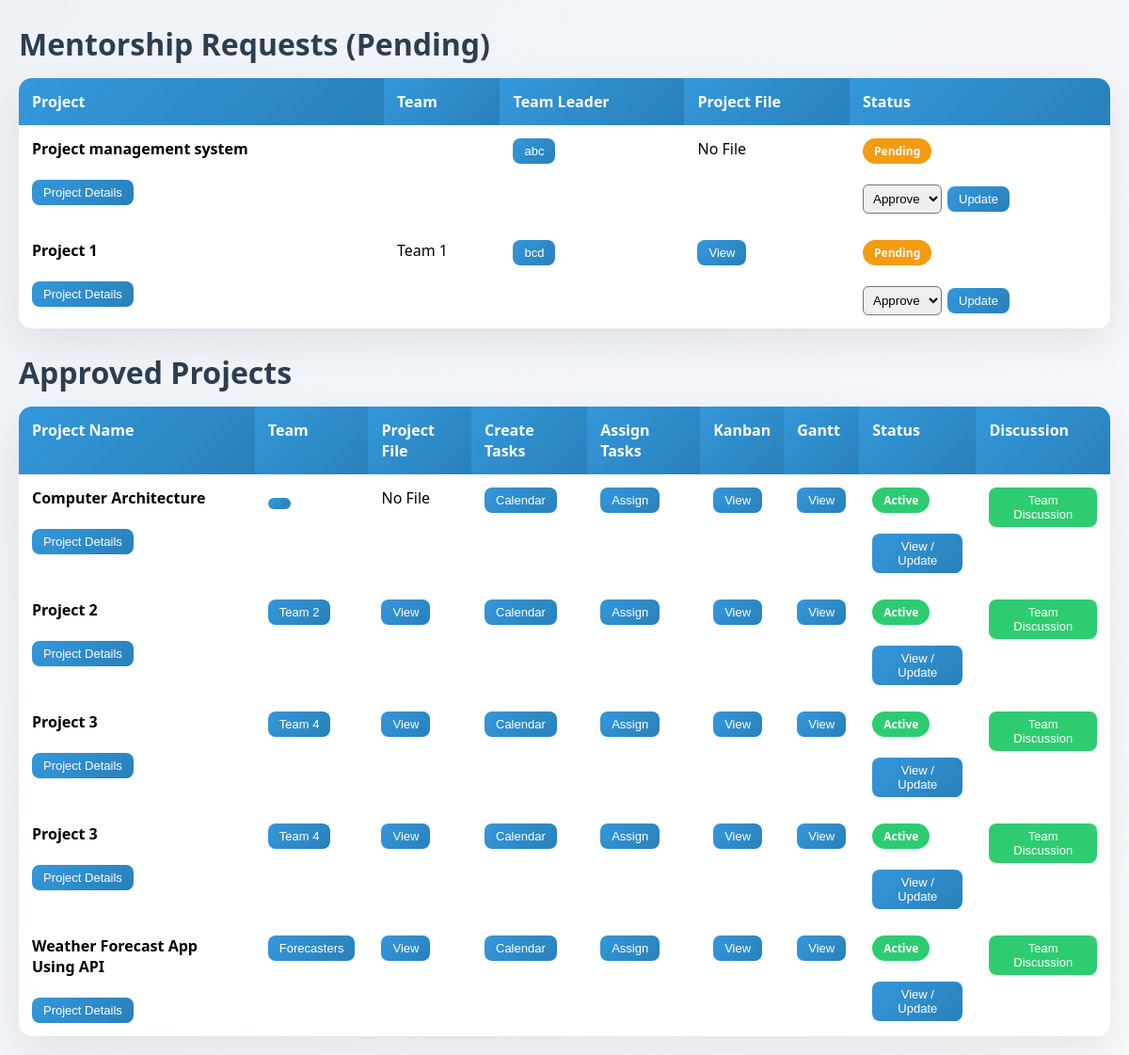
Screenshot of /htdocs/ProJECt/faculty.php (signed in) with the database file from the repository.
### tables this page shows
CREATE TABLE `projects` (
  `project_id` int(11) NOT NULL,
  `title` varchar(200) DEFAULT NULL,
  `team_name` varchar(100) DEFAULT NULL,
  `total_members` int(11) DEFAULT NULL,
  `project_file` varchar(255) DEFAULT NULL,
  `submission_date` timestamp NULL DEFAULT current_timestamp(),
  `description` text DEFAULT NULL,
  `project_type` enum('Minor','Major') DEFAULT NULL,
  `student_id` int(11) DEFAULT NULL,
  `mentor_id` int(11) DEFAULT NULL,
  `requested_faculty_name` varchar(100) DEFAULT NULL,
  `mentorship_request_status` varchar(20) DEFAULT 'Pending',
  `mentorship_request_date` timestamp NULL DEFAULT current_timestamp(),
  `status` enum('Proposed','Approved','Rejected') DEFAULT 'Proposed',
  `team_size` int(11) DEFAULT NULL,
  `leader_name` varchar(100) DEFAULT NULL,
  `leader_roll_no` varchar(50) DEFAULT NULL,
  `leader_branch` enum('AI&DS','CS','IT','ME','CE','IP','EE','EC','MT') NOT NULL,
  `leader_semester` enum('I','II','III','IV','V','VI','VII','VIII') NOT NULL,
  `leader_email` varchar(100) DEFAULT NULL,
  `leader_phone` varchar(20) DEFAULT NULL,
  `leader_sem` varchar(20) DEFAULT NULL,
  `member1_name` varchar(100) DEFAULT NULL,
  `member1_roll_no` varchar(50) DEFAULT NULL,
  `member1_branch` enum('AI&DS','CS','IT','ME','CE','IP','EE','EC','MT') DEFAULT NULL,
  `member1_email` varchar(100) DEFAULT NULL,
  `member1_phone` varchar(20) DEFAULT NULL,
  `member1_sem` enum('I','II','III','IV','V','VI','VII','VIII') DEFAULT NULL,
  `member2_name` varchar(100) DEFAULT NULL,
  `member2_roll_no` varchar(50) DEFAULT NULL,
  `member2_branch` enum('AI&DS','CS','IT','ME','CE','IP','EE','EC','MT') DEFAULT NULL,
  `member2_email` varchar(100) DEFAULT NULL,
  `member2_phone` varchar(20) DEFAULT NULL,
  `member2_sem` enum('I','II','III','IV','V','VI','VII','VIII') DEFAULT NULL,
  `member3_name` varchar(100) DEFAULT NULL,
  `member3_roll_no` varchar(50) DEFAULT NULL,
  `member3_branch` enum('AI&DS','CS','IT','ME','CE','IP','EE','EC','MT') DEFAULT NULL,
  `member3_email` varchar(100) DEFAULT NULL,
  `member3_phone` varchar(20) DEFAULT NULL,
  `member3_sem` enum('I','II','III','IV','V','VI','VII','VIII') DEFAULT NULL
);

### htdocs/ProJECt/faculty.php (the view, shortened to what this page needs)
<?php
include "db.php";
$pending = $conn->query(
    "SELECT * FROM projects WHERE mentorship_request_status='Pending'"
);
$approved = $conn->query(
    "SELECT * FROM projects WHERE mentorship_request_status='Approved'"
);
?>
<!DOCTYPE html>
<html>
<head>
</head>
<body>
<h1>Mentorship Requests (Pending)</h1>
<?php if($pending->num_rows==0): ?>
<p>No pending mentorship requests.</p>
<?php else: ?>
<table>
<tr>
<th>Project</th>
<th>Team</th>
<th>Team Leader</th>
<th>Project File</th>
<th>Status</th>
</tr>
<?php while($row=$pending->fetch_assoc()): ?>
<tr>
<td>
<strong><?= htmlspecialchars($row['title']) ?></strong><br><br>
<button onclick="toggleDetails('p<?= $row['project_id'] ?>')">Project Details</button>
</td>
<td><?= htmlspecialchars($row['team_name']) ?></td>
<td>
    <button onclick="toggleLeader('leader<?= $row['project_id'] ?>')">
        <?= htmlspecialchars($row['leader_name']) ?>
    </button>
</td>
<td>
<?php if($row['project_file']): ?>
<a href="<?= htmlspecialchars($row['project_file']) ?>" target="_blank">
<button>View</button></a>
<?php else: ?>No File<?php endif; ?>
</td>
<td>
<span class="badge pending">Pending</span><br><br>
<form method="post">
<select name="status">
<option value="Approved">Approve</option>
</select>
<button name="update_status">Update</button>
</form>
</td>
</tr>
<?php endwhile; ?>
</table>
<?php endif; ?>
<h1>Approved Projects</h1>
<?php if($approved->num_rows==0): ?>
<p>No approved projects yet.</p>
<?php else: ?>
<table>
<tr>
<th>Project Name</th>
<th>Team</th>
<th>Project File</th>
<th>Create Tasks</th>
<th>Assign Tasks</th>
<th>Kanban</th>
<th>Gantt</th>
<th>Status</th>
<th>Discussion</th>
</tr>
<?php while($row=$approved->fetch_assoc()): ?>
<tr>
<td>
<strong><?= htmlspecialchars($row['title']) ?></strong><br><br>
<button onclick="toggleDetails('ap<?= $row['project_id'] ?>')">Project Details</button>
</td>
<td>
<button onclick="toggleDetails('team<?= $row['project_id'] ?>')">
<?= htmlspecialchars($row['team_name']) ?>
</button>
</td>
<td>
<?php if($row['project_file']): ?>
<a href="<?= htmlspecialchars($row['project_file']) ?>" target="_blank">
<button>View</button></a>
<?php else: ?>No File<?php endif; ?>
</td>
<td><a href="test_f_calender.php"><button>Calendar</button></a></td>
<td>
<a href="assign_tasks.php?project_id=<?= $row['project_id'] ?>">
<button>Assign</button>
</a>
</td>
<td>
<a href="kanban.php?project_id=<?= $row['project_id'] ?>">
    <button>View</button>
</a>
</td>
<td><a href="gantt_from_kanban.php?project_id=<?= $row['project_id'] ?>">
    <button>View</button>
</a>
</td>
<td>
<span class="badge approved">Active</span><br><br>
<a href="project_status2.php?project_id=<?= $row['project_id'] ?>">
<button>View / Update</button>
</a>
</td>
<td>
<a href="forum.php?project_id=<?= $row['project_id'] ?>">
    <button style="background:#2ecc71">Team Discussion</button>
</a>
</td>
</tr>
<?php endwhile; ?>
</table>
<?php endif; ?>
</body>
</html>

### htdocs/ProJECt/faculty.php (style rules this page uses)
* { box-sizing:border-box }
body { font-family:'Segoe UI',Arial,sans-serif; background:linear-gradient(135deg,#eef2f7,#f8f9fb); margin:20px; }
h1 { color:#2c3e50;margin:25px 0 15px }
table { width:100%; border-collapse:collapse; background:#fff; border-radius:14px; overflow:hidden; box-shadow:0 15px 40px rgba(0,0,0,.08); }
th,td { padding:14px;text-align:left;vertical-align:top }
th { background:linear-gradient(135deg,#3498db,#2980b9); color:#fff;font-weight:600 }
button { background:linear-gradient(135deg,#3498db,#2980b9); color:#fff;border:none; padding:6px 12px; border-radius:8px; cursor:pointer; font-size:13px; }
select { padding:6px; border-radius:6px; }
.badge { display:inline-block; padding:5px 12px; border-radius:20px; font-size:12px; color:#fff; font-weight:600; }
.approved { background:#2ecc71 }
.pending { background:#f39c12 }
form { display:flex;gap:6px;align-items:center }

### rows the page displays
projects: title "Project management system", leader_name "abc", shows "No File"
projects: title "Project 1", team_name "Team 1", leader_name "bcd"
projects: title "Computer Architecture", shows "No File"
projects: title "Project 2", team_name "Team 2"
projects: title "Project 3", team_name "Team 4"
projects: title "Project 3", team_name "Team 4"
projects: title "Weather Forecast App Using API", team_name "Forecasters"
